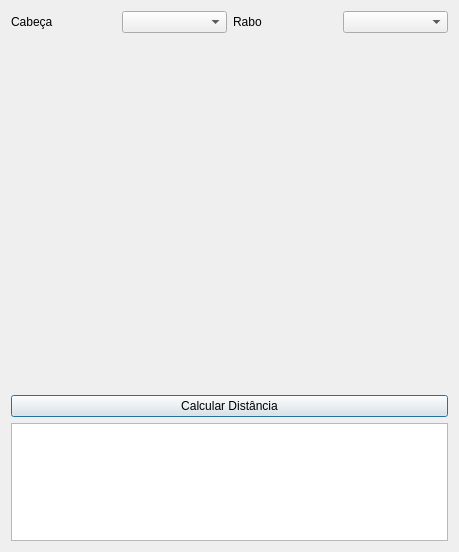
<?xml version="1.0" encoding="UTF-8"?>
<ui version="4.0">
 <class>Dialog</class>
 <widget class="QDialog" name="Dialog">
  <property name="geometry">
   <rect>
    <x>0</x>
    <y>0</y>
    <width>459</width>
    <height>552</height>
   </rect>
  </property>
  <property name="windowTitle">
   <string>Dialog</string>
  </property>
  <layout class="QVBoxLayout" name="verticalLayout">
   <item>
    <layout class="QHBoxLayout" name="horizontalLayout">
     <item>
      <widget class="QLabel" name="label">
       <property name="text">
        <string>Cabeça</string>
       </property>
      </widget>
     </item>
     <item>
      <widget class="QComboBox" name="cabeca"/>
     </item>
     <item>
      <widget class="QLabel" name="label_2">
       <property name="text">
        <string>Rabo</string>
       </property>
      </widget>
     </item>
     <item>
      <widget class="QComboBox" name="rabo"/>
     </item>
    </layout>
   </item>
   <item>
    <widget class="QWidget" name="customPlot" native="true">
     <property name="minimumSize">
      <size>
       <width>0</width>
       <height>350</height>
      </size>
     </property>
    </widget>
   </item>
   <item>
    <widget class="QPushButton" name="pushButton">
     <property name="text">
      <string>Calcular Distância</string>
     </property>
    </widget>
   </item>
   <item>
    <widget class="QTextBrowser" name="texto"/>
   </item>
  </layout>
 </widget>
 <resources/>
 <connections/>
</ui>
